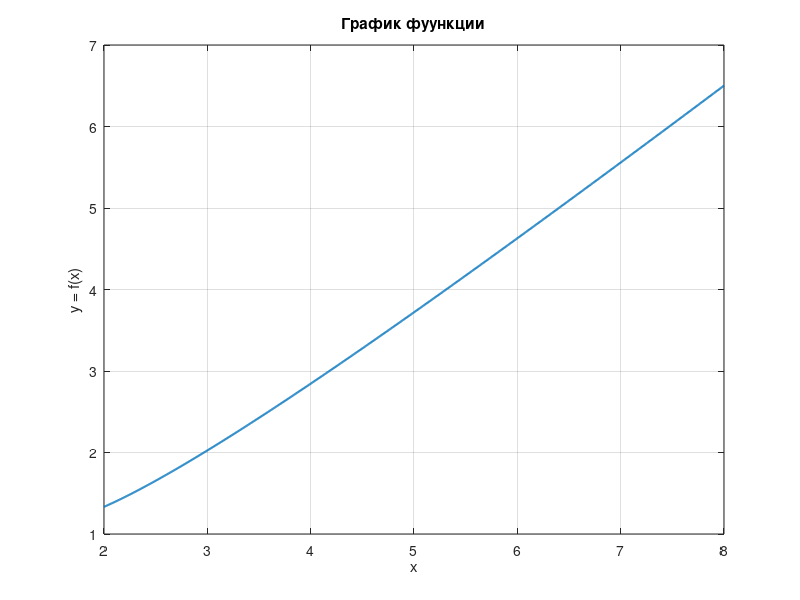

This figure's MATLAB source: (Note: this script raises an error after producing the figure.)
% Пределы интегрирования a,b
a = 2;
b = 8;
f = @(x) x.^4./((x-1).*(x+1).*(x+2));

% Вычислим точный интеграл I_точное при помощи встроенной функции integral
I_accuracy1 = integral(f, a, b);
fprintf("Точное при помощи функции integral: %.10f\n\n", I_accuracy1);

% График
x_plot = linspace(a, b, 1000);
figure;
plot(x_plot, f(x_plot), 'LineWidth', 1.5);
grid on;
title("График фуункции");
xlabel('x');
ylabel('y = f(x)');

% Формула Котеса при числе узлов равной n = 7 

% Весовые коэффициенты при числе узлов n = 7
coef_for_Kotes = [41 216 27 272 27 216 41] / 840;

% Узлы на отрезке [0;1] и коэффициенты
nodes_z = linspace(0,1,7);

% Перерасчет на исходном отрезке [2;8]
x_i_Kotes = a + (b - a) .* nodes_z;

% Результат по Котесу
result_Kotes = sum((b - a) .* coef_for_Kotes .* f(x_i_Kotes));
fprintf("Результат по формуле Котеса при n = 7: %.10f\n", result_Kotes);

% Формула Чебышева при числе узлов равной n = 7

% Весовые коэффициенты при n = 7 и отрезке [-1;1]
coef_for_Cheb = [-0.883862 -0.529657 -0.323912 0 0.323912  0.529657  0.883862];

% Перерасчёт при отрезке [2; 8]
x_i_Cheb = (a+b)./2 + (b-a)./2 .* coef_for_Cheb;

% Результат по Чебышеву
result_Cheb = ((b - a)./n) .* sum(f(x_i_Cheb));
fprintf("Результат по формуле Чебышева при n = 7: %.10f\n", result_Cheb);
